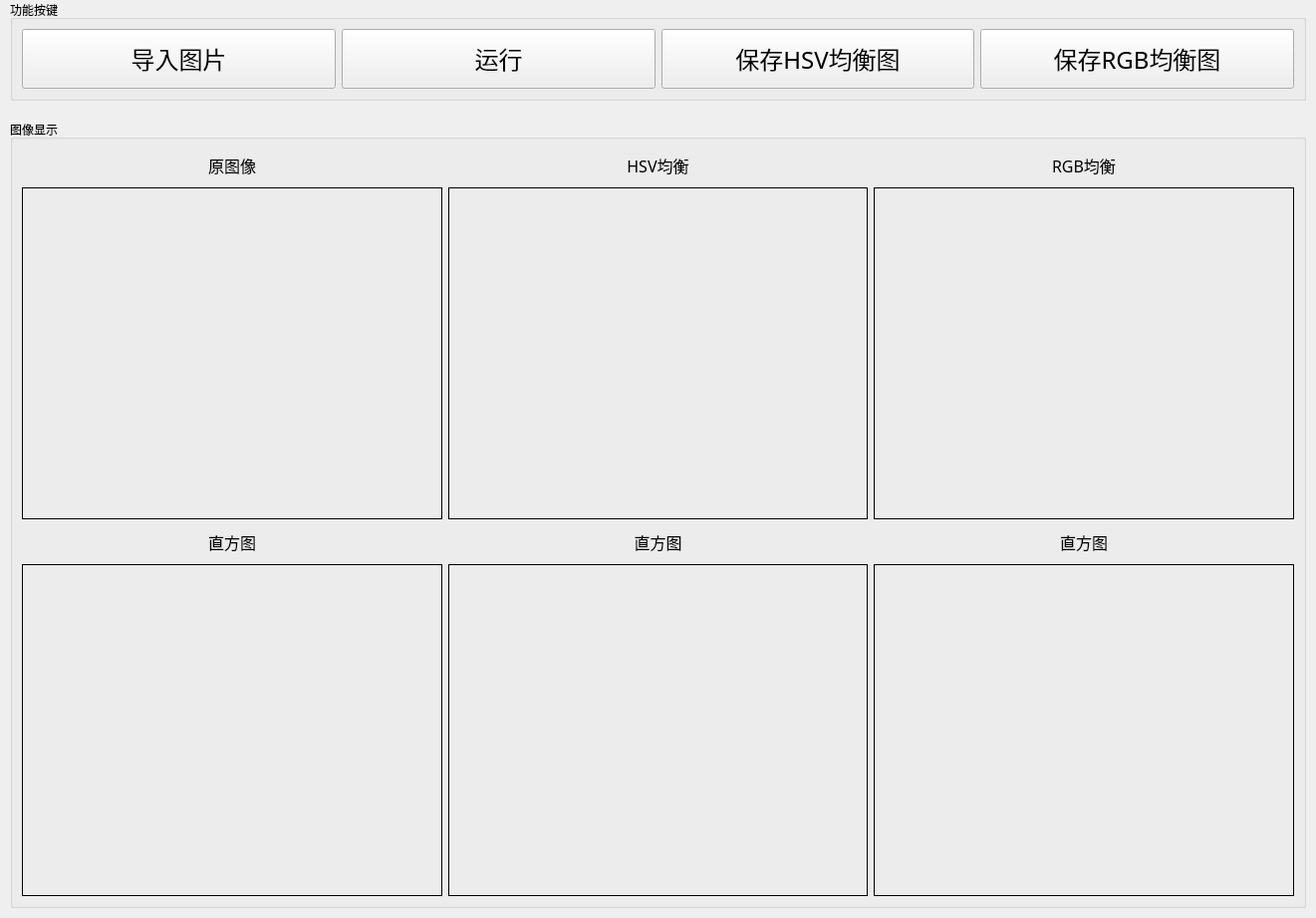
<?xml version="1.0" encoding="UTF-8"?>
<ui version="4.0">
 <class>Form</class>
 <widget class="QWidget" name="Form">
  <property name="geometry">
   <rect>
    <x>0</x>
    <y>0</y>
    <width>1321</width>
    <height>921</height>
   </rect>
  </property>
  <property name="windowTitle">
   <string>Form</string>
  </property>
  <widget class="QGroupBox" name="horizontalGroupBox">
   <property name="geometry">
    <rect>
     <x>10</x>
     <y>0</y>
     <width>1301</width>
     <height>101</height>
    </rect>
   </property>
   <property name="title">
    <string>功能按键</string>
   </property>
   <layout class="QHBoxLayout" name="horizontalLayout" stretch="1,1,1,1">
    <item>
     <widget class="QPushButton" name="pushButton">
      <property name="minimumSize">
       <size>
        <width>0</width>
        <height>60</height>
       </size>
      </property>
      <property name="maximumSize">
       <size>
        <width>16777215</width>
        <height>60</height>
       </size>
      </property>
      <property name="sizeIncrement">
       <size>
        <width>170</width>
        <height>20</height>
       </size>
      </property>
      <property name="font">
       <font>
        <family>宋体</family>
        <pointsize>18</pointsize>
       </font>
      </property>
      <property name="text">
       <string>导入图片</string>
      </property>
     </widget>
    </item>
    <item>
     <widget class="QPushButton" name="pushButton_2">
      <property name="minimumSize">
       <size>
        <width>70</width>
        <height>60</height>
       </size>
      </property>
      <property name="maximumSize">
       <size>
        <width>1000</width>
        <height>60</height>
       </size>
      </property>
      <property name="sizeIncrement">
       <size>
        <width>170</width>
        <height>20</height>
       </size>
      </property>
      <property name="font">
       <font>
        <family>宋体</family>
        <pointsize>18</pointsize>
       </font>
      </property>
      <property name="text">
       <string>运行</string>
      </property>
     </widget>
    </item>
    <item>
     <widget class="QPushButton" name="pushButton_3">
      <property name="minimumSize">
       <size>
        <width>0</width>
        <height>60</height>
       </size>
      </property>
      <property name="maximumSize">
       <size>
        <width>16777215</width>
        <height>60</height>
       </size>
      </property>
      <property name="font">
       <font>
        <family>宋体</family>
        <pointsize>18</pointsize>
       </font>
      </property>
      <property name="text">
       <string>保存HSV均衡图</string>
      </property>
     </widget>
    </item>
    <item>
     <widget class="QPushButton" name="pushButton_4">
      <property name="minimumSize">
       <size>
        <width>0</width>
        <height>60</height>
       </size>
      </property>
      <property name="maximumSize">
       <size>
        <width>16777215</width>
        <height>60</height>
       </size>
      </property>
      <property name="font">
       <font>
        <family>宋体</family>
        <pointsize>18</pointsize>
       </font>
      </property>
      <property name="text">
       <string>保存RGB均衡图</string>
      </property>
     </widget>
    </item>
   </layout>
  </widget>
  <widget class="QGroupBox" name="gridGroupBox">
   <property name="geometry">
    <rect>
     <x>10</x>
     <y>120</y>
     <width>1301</width>
     <height>791</height>
    </rect>
   </property>
   <property name="title">
    <string>图像显示</string>
   </property>
   <layout class="QGridLayout" name="gridLayout" rowstretch="1,10,1,10">
    <item row="2" column="0">
     <widget class="QLabel" name="label_2">
      <property name="font">
       <font>
        <family>宋体</family>
        <pointsize>12</pointsize>
       </font>
      </property>
      <property name="tabletTracking">
       <bool>false</bool>
      </property>
      <property name="text">
       <string>直方图</string>
      </property>
      <property name="alignment">
       <set>Qt::AlignCenter</set>
      </property>
     </widget>
    </item>
    <item row="1" column="0">
     <widget class="QLabel" name="label_origin">
      <property name="styleSheet">
       <string notr="true">border: 1px solid black;</string>
      </property>
      <property name="text">
       <string/>
      </property>
     </widget>
    </item>
    <item row="0" column="0">
     <widget class="QLabel" name="label">
      <property name="font">
       <font>
        <family>宋体</family>
        <pointsize>12</pointsize>
       </font>
      </property>
      <property name="tabletTracking">
       <bool>false</bool>
      </property>
      <property name="text">
       <string>原图像</string>
      </property>
      <property name="alignment">
       <set>Qt::AlignCenter</set>
      </property>
     </widget>
    </item>
    <item row="1" column="1">
     <widget class="QLabel" name="label_HSV">
      <property name="styleSheet">
       <string notr="true">border: 1px solid black;</string>
      </property>
      <property name="text">
       <string/>
      </property>
     </widget>
    </item>
    <item row="3" column="1">
     <widget class="QLabel" name="label_HSV_hist">
      <property name="styleSheet">
       <string notr="true">border: 1px solid black;</string>
      </property>
      <property name="text">
       <string/>
      </property>
     </widget>
    </item>
    <item row="3" column="0">
     <widget class="QLabel" name="label_origin_hist">
      <property name="styleSheet">
       <string notr="true">border: 1px solid black;</string>
      </property>
      <property name="text">
       <string/>
      </property>
     </widget>
    </item>
    <item row="0" column="1">
     <widget class="QLabel" name="label_3">
      <property name="font">
       <font>
        <family>宋体</family>
        <pointsize>12</pointsize>
       </font>
      </property>
      <property name="tabletTracking">
       <bool>false</bool>
      </property>
      <property name="text">
       <string>HSV均衡</string>
      </property>
      <property name="alignment">
       <set>Qt::AlignCenter</set>
      </property>
     </widget>
    </item>
    <item row="2" column="1">
     <widget class="QLabel" name="label_4">
      <property name="font">
       <font>
        <family>宋体</family>
        <pointsize>12</pointsize>
       </font>
      </property>
      <property name="tabletTracking">
       <bool>false</bool>
      </property>
      <property name="text">
       <string>直方图</string>
      </property>
      <property name="alignment">
       <set>Qt::AlignCenter</set>
      </property>
     </widget>
    </item>
    <item row="0" column="2">
     <widget class="QLabel" name="label_5">
      <property name="font">
       <font>
        <family>宋体</family>
        <pointsize>12</pointsize>
       </font>
      </property>
      <property name="tabletTracking">
       <bool>false</bool>
      </property>
      <property name="text">
       <string>RGB均衡</string>
      </property>
      <property name="alignment">
       <set>Qt::AlignCenter</set>
      </property>
     </widget>
    </item>
    <item row="1" column="2">
     <widget class="QLabel" name="label_RGB">
      <property name="styleSheet">
       <string notr="true">border: 1px solid black;</string>
      </property>
      <property name="text">
       <string/>
      </property>
     </widget>
    </item>
    <item row="2" column="2">
     <widget class="QLabel" name="label_6">
      <property name="font">
       <font>
        <family>宋体</family>
        <pointsize>12</pointsize>
       </font>
      </property>
      <property name="tabletTracking">
       <bool>false</bool>
      </property>
      <property name="text">
       <string>直方图</string>
      </property>
      <property name="alignment">
       <set>Qt::AlignCenter</set>
      </property>
     </widget>
    </item>
    <item row="3" column="2">
     <widget class="QLabel" name="label_RGB_hist">
      <property name="styleSheet">
       <string notr="true">border: 1px solid black;</string>
      </property>
      <property name="text">
       <string/>
      </property>
     </widget>
    </item>
   </layout>
  </widget>
 </widget>
 <resources/>
 <connections/>
</ui>
